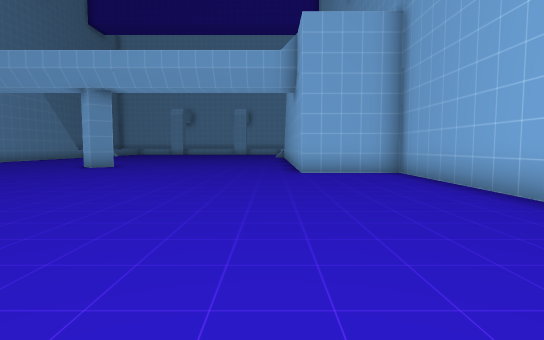
[1] (above)

23 first-person views from a walk through a 3-D level made in the Godot game engine. The camera is 1.3 m above the floor, tilts 4° down and sees 80° across. The floor is counted in squares, 2 m on a side. Each view is taken from the middle of a square. On the plan, view 1 faces up. The plan holds only what a view shows up to about 10 squares ahead; the rest is blank. The place goes on beyond the plan. Some surface patterns are stand-ins.

[2]
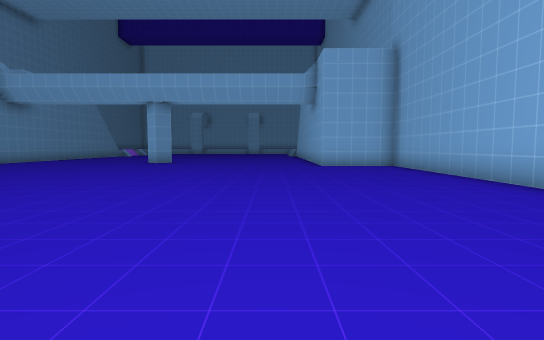

[3]
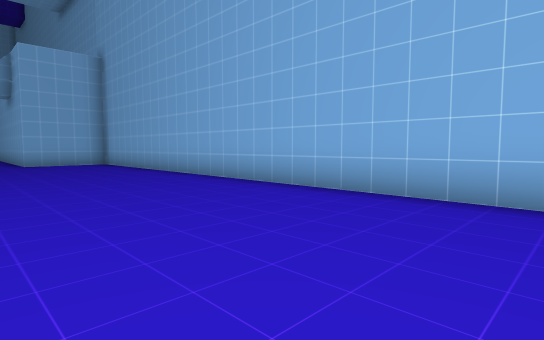

[4]
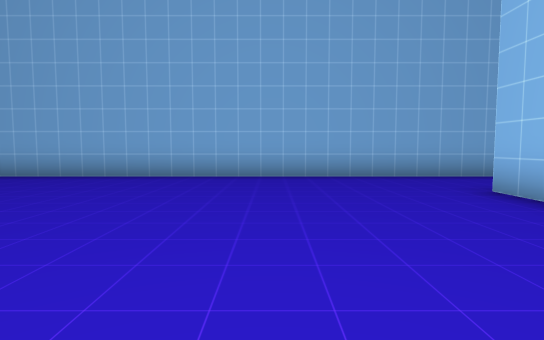

[5]
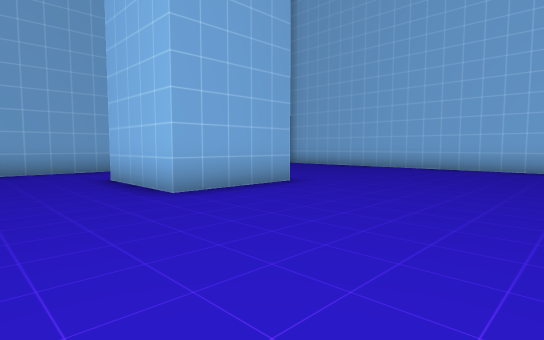

[6]
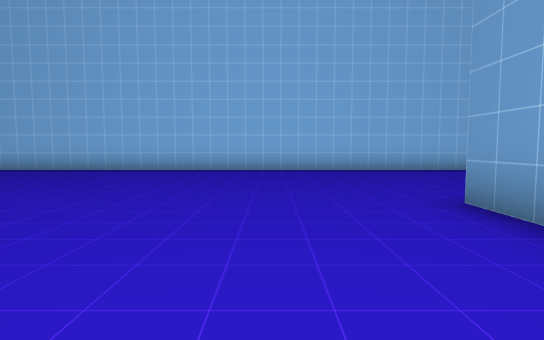

[7]
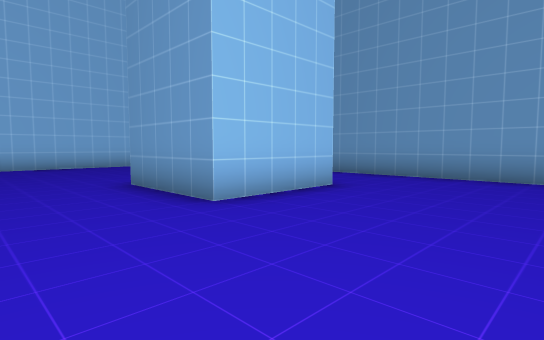

[8]
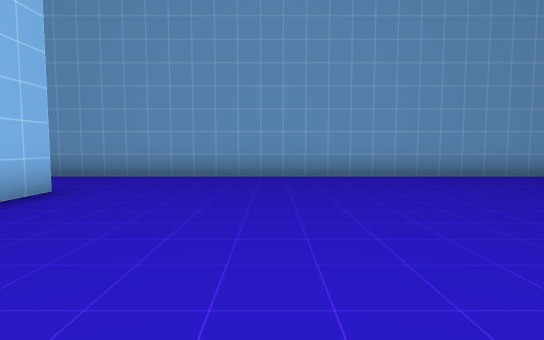

[9]
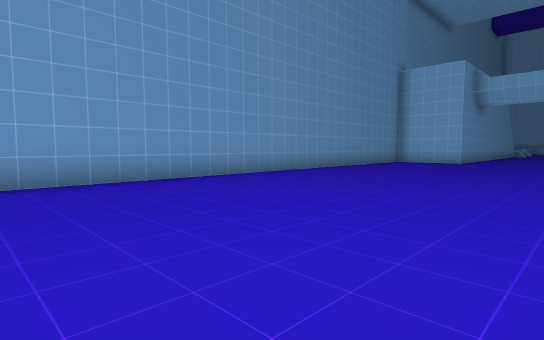

[10]
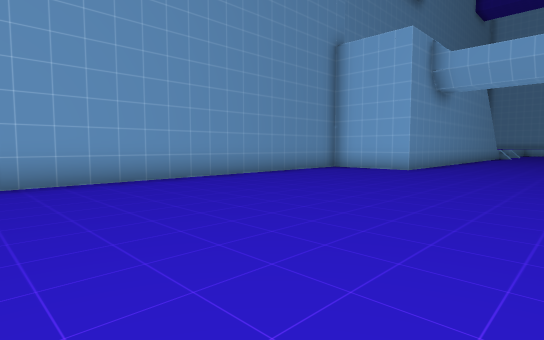

[11]
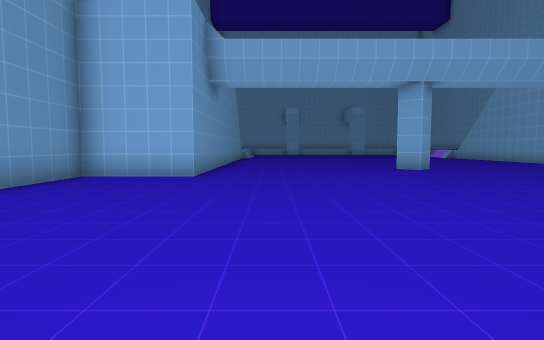

[12]
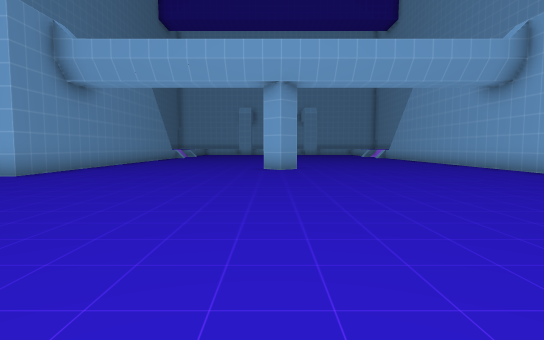

[13]
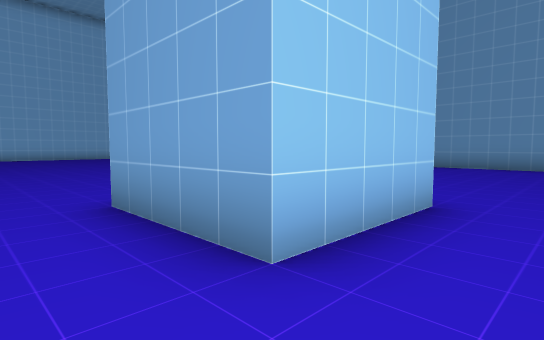

[14]
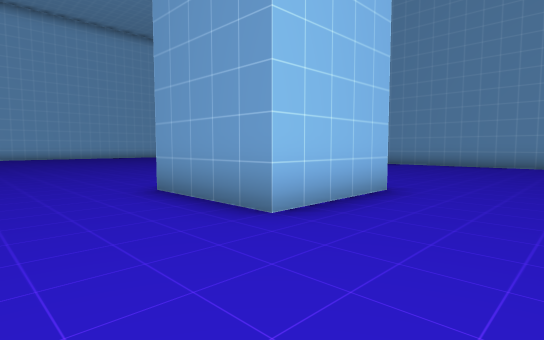

[15]
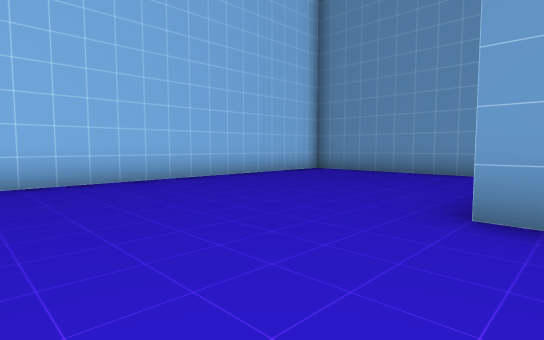

[16]
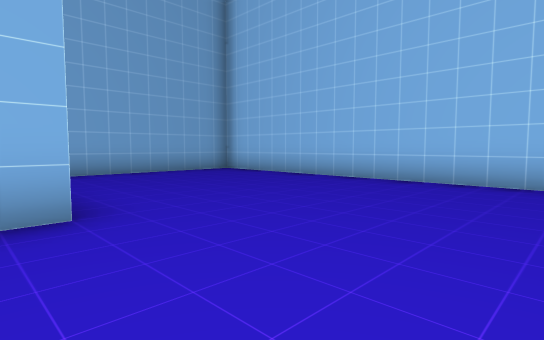

[17]
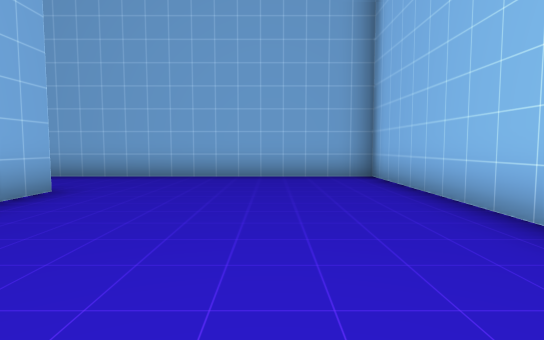

[18]
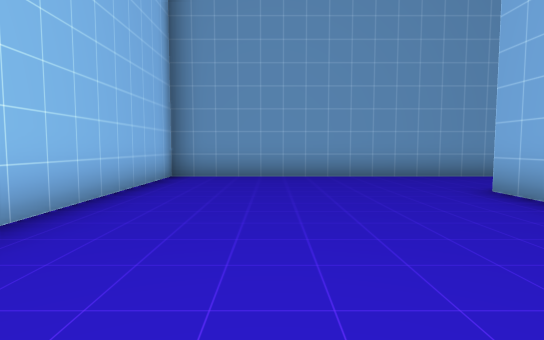

[19]
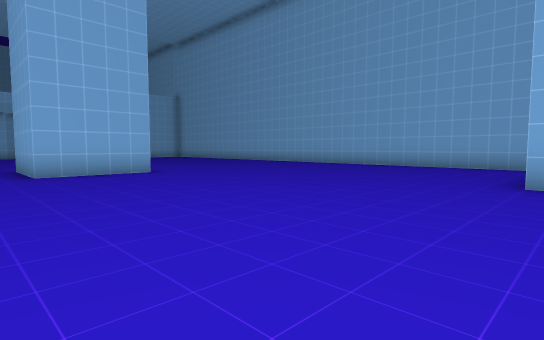

[20]
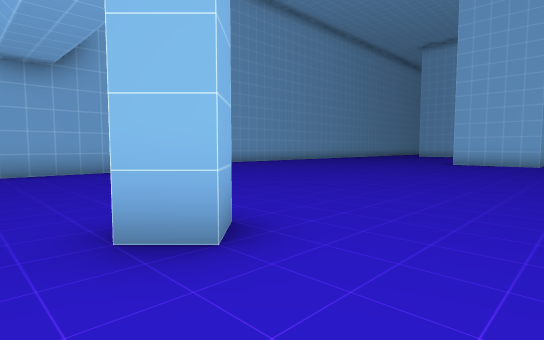

[21]
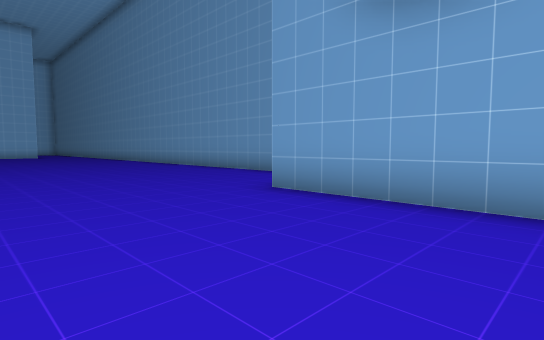

[22]
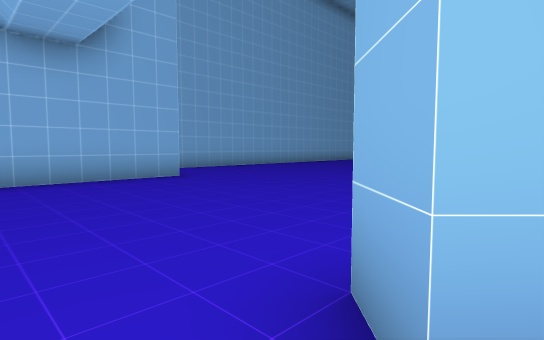

[23]
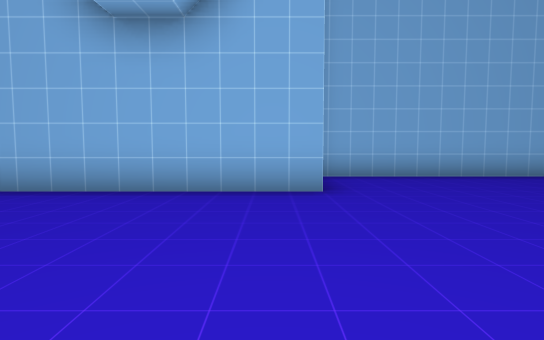

### Floor plan
Points are (right, up) in squares from view 1. A wall is a line through its corners. A room is listed if a view was taken in it or the views show most of it. See-through windows are left out.
Room 1 (views 1, 2, 3, 4, 5, 6, 7, 8, 9, 10, 11, 12, 13, 14, 15, 16, 17, 18, 19, 20, 21, 22, 23)
walls: (-4.3, -3.8) (-6.7, -3.8) (-6.7, -1.2) (-4.3, -1.2) (-4.3, -3.8); (-11.8, -11.2) (-9.3, -11.2) (-9.3, -13.8); (-1.8, -13.9) (-1.8, -11.2) (0.8, -11.2); (-10.8, -13.8) (-11.8, -13.8); (0.8, -13.8) (-0.2, -13.8); (-5.7, 10.2) (-6.2, 10.8) (-5.8, 11.2) (-5.2, 10.7) (-5.7, 10.2); (3.4, 8.3) (0.7, 8.3) (0.7, 10.2); (-11.7, 10.2) (-11.7, 8.3) (-14.2, 8.3) (-14.2, -19.3) (3.3, -19.3) (3.3, 8.8)
ways out: opening at (-12, 11.5); opening at (1, 11.5)

Where each view was taken, in squares from view 1:
view 1: 0 up, 0 right, facing up
view 2: 3 down, 1 left, facing up
view 3: 5 down, 1 left, facing up-right
view 4: 8 down, 4 left, facing right
view 5: 9 down, 6 left, facing down-right
view 6: 10 down, 7 left, facing down
view 7: 8 down, 7 left, facing down-left
view 8: 8 down, 7 left, facing left
view 9: 6 down, 8 left, facing up-left
view 10: 1 down, 8 left, facing up-left
view 11: 1 up, 10 left, facing up
view 12: 1 up, 6 left, facing up
view 13: 0 up, 3 left, facing down-left
view 14: 1 up, 2 left, facing down-left
view 15: 13 down, 6 left, facing down-left
view 16: 13 down, 5 left, facing down-right
view 17: 17 down, 4 left, facing right
view 18: 17 down, 7 left, facing left
view 19: 12 down, 8 left, facing up-right
view 20: 12 up, 8 left, facing down-right
view 21: 12 up, 8 left, facing down-left
view 22: 12 up, 6 left, facing down-right
view 23: 9 up, 4 left, facing right
